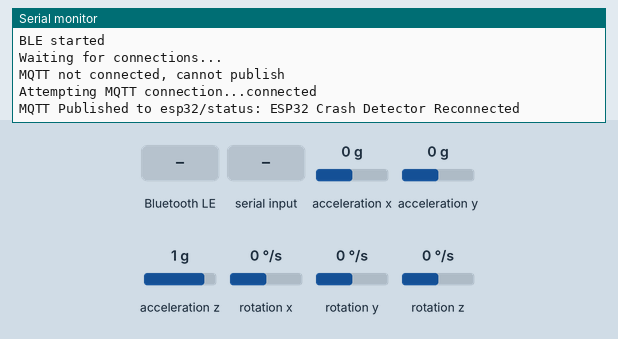
Recording of a sketch running on a simulated ESP32. On the bench: the last lines printed to the serial monitor. The inputs (shaded band) are chosen by the test bench; at power-on: acceleration x 0 g, acceleration y 0 g, acceleration z 1 g, rotation x 0 °/s, rotation y 0 °/s, rotation z 0 °/s. WiFi joins after 1.5 s; servers stay silent unless stated; random numbers use the default seed unless the sketch sets one; no MQTT or app messages arrive unless stated; nothing arrives over Bluetooth unless stated; a phone connects over Bluetooth LE 3 s after start.

Above: at 2.7 s.
2.8 s: Bluetooth LE write "GET_STATUS" received
At 3.5 s:
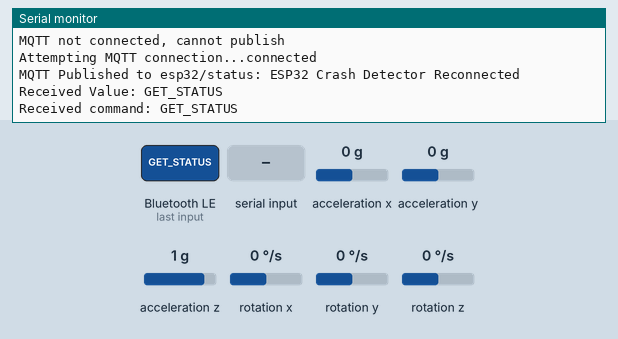
4.3 s: "SET_THRESHOLD:" received over the second serial link
At 5.7 s:
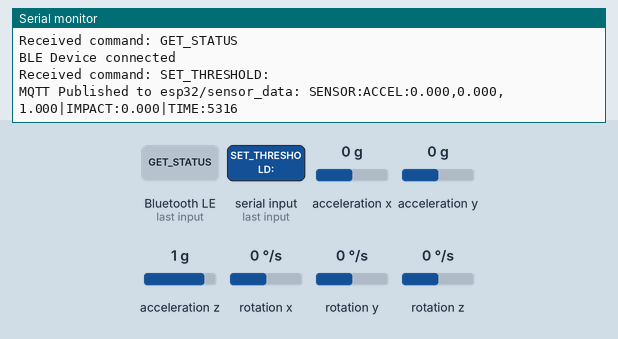
6.8 s: Bluetooth LE write "SET_THRESHOLD:" received
At 7.8 s:
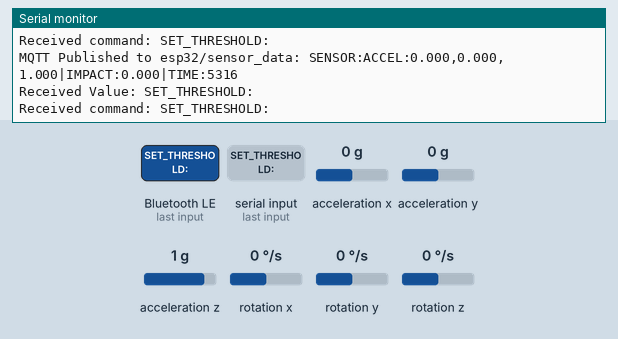
8.3 s: "CALIBRATE" received over the second serial link
At 10.3 s:
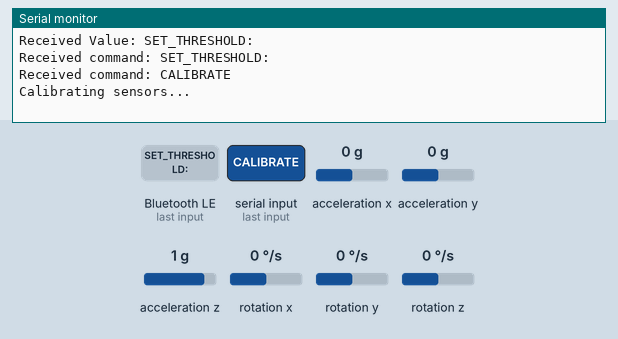
10.8 s: Bluetooth LE write "TEST_CRASH" received
At 12.0 s:
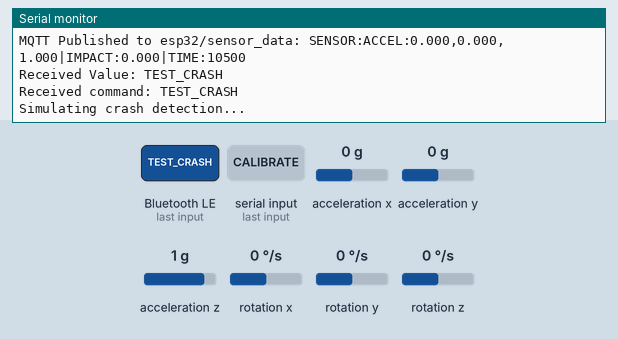
12.3 s: "90,45\n" received over the second serial link
At 14.8 s:
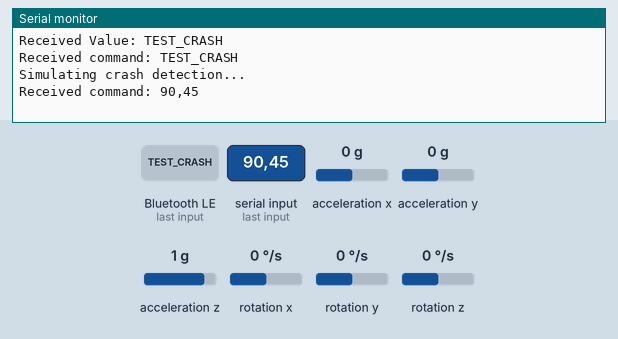

Measured:
- after the input at 2.8 s, the serial monitor: prints a new line at once (image 1)
- after the input at 4.3 s, the serial monitor: prints a new line after 1.0 s (image 2)
- after the input at 6.8 s, the serial monitor: prints a new line at once (image 3)
- after the input at 8.3 s, the serial monitor: prints a new line after 1.0 s (image 4)
- after the input at 10.8 s, the serial monitor: prints a new line at once (image 5)
- after the input at 12.3 s, the serial monitor: prints a new line after 1.0 s (image 6)

The sketch:

ESP32_BLE_TEST.ino
```cpp
/*
 * ESP32 Car Crash Detection System
 * Bluetooth Classic and BLE Communication with Android App
 * MQTT Integration for Local Testing
 *
 * Features:
 * - Bluetooth Classic for reliable communication
 * - BLE for low-power operation
 * - Accelerometer-based crash detection
 * - Sensor data transmission to Android app
 * - MQTT integration for local testing
 */

#include "BluetoothSerial.h"
#include "BLEDevice.h"
#include "BLEServer.h"
#include "BLEUtils.h"
#include "BLE2902.h"
#include "Wire.h"
#include "MPU6050.h"
#include <WiFi.h>
#include <PubSubClient.h>

// Check if Bluetooth is available
#if !defined(CONFIG_BT_ENABLED) || !defined(CONFIG_BLUEDROID_ENABLED)
#error Bluetooth is not enabled! Please run `make menuconfig` to enable it
#endif

// WiFi Configuration
const char* ssid = "YOUR_WIFI_SSID";  // Replace with your WiFi SSID
const char* password = "YOUR_WIFI_PASSWORD";  // Replace with your WiFi password

// MQTT Configuration
const char* mqtt_server = "192.168.1.100";  // Replace with your local Mosquitto broker IP
const int mqtt_port = 1883;
const char* mqtt_client_id = "ESP32_CrashDetector";
const char* mqtt_username = "";  // Leave empty if no authentication
const char* mqtt_password = "";  // Leave empty if no authentication

// MQTT Topics
const char* mqtt_topic_sensor = "esp32/sensor_data";
const char* mqtt_topic_crash = "esp32/crash_alert";
const char* mqtt_topic_status = "esp32/status";
const char* mqtt_topic_test = "esp32/test";

// WiFi and MQTT objects
WiFiClient espClient;
PubSubClient client(espClient);

// Forward declarations
void handleCommand(String command);
void readSensorData();
void detectCrash();
void transmitSensorData();
String createSensorDataString();
String createCrashAlert();
void calibrateSensors();
void setupWiFi();
void setupMQTT();
void reconnectMQTT();
void publishMQTTMessage(const char* topic, const char* message);

// Bluetooth Classic
BluetoothSerial SerialBT;

// BLE
BLEServer* pServer = NULL;
BLECharacteristic* pCharacteristic = NULL;
bool deviceConnected = false;
bool oldDeviceConnected = false;

// BLE Service and Characteristic UUIDs
#define SERVICE_UUID        "0000ffe0-0000-1000-8000-00805f9b34fb"
#define CHARACTERISTIC_UUID "0000ffe1-0000-1000-8000-00805f9b34fb"

// MPU6050 Accelerometer
MPU6050 mpu;

// Crash detection parameters
const float IMPACT_THRESHOLD = 5.0;  // Adjust based on testing
const int SAMPLE_RATE = 100;         // Hz
const int BUFFER_SIZE = 10;          // Number of samples to average

// Sensor data
float accelX, accelY, accelZ;
float impactForce = 0.0;
float accelBuffer[BUFFER_SIZE];
int bufferIndex = 0;

// Timing
unsigned long lastSensorRead = 0;
unsigned long lastDataTransmission = 0;
const unsigned long TRANSMISSION_INTERVAL = 100; // ms

// Device name
const char* DEVICE_NAME = "ESP32_CrashDetector";

// BLE Callback
class MyServerCallbacks: public BLEServerCallbacks {
    void onConnect(BLEServer* pServer) {
      deviceConnected = true;
      Serial.println("BLE Device connected");
    };

    void onDisconnect(BLEServer* pServer) {
      deviceConnected = false;
      Serial.println("BLE Device disconnected");
    }
};

// BLE Characteristic Callback
class MyCallbacks: public BLECharacteristicCallbacks {
    void onWrite(BLECharacteristic *pCharacteristic) {
      // Get the value and convert to Arduino String
      String rxValue = String(pCharacteristic->getValue().c_str());
      if (rxValue.length() > 0) {
        Serial.println("Received Value: " + rxValue);
        handleCommand(rxValue);
      }
    }
};

void setup() {
  Serial.begin(115200);
  Serial.println("ESP32 Car Crash Detection System Starting...");

  // Initialize MPU6050
  Wire.begin();
  mpu.initialize();

  if (mpu.testConnection()) {
    Serial.println("MPU6050 connection successful");
  } else {
    Serial.println("MPU6050 connection failed");
  }

  // Setup WiFi and MQTT
  setupWiFi();
  setupMQTT();

  // Initialize Bluetooth Classic
  SerialBT.begin(DEVICE_NAME);
  Serial.println("Bluetooth Classic started");
  Serial.println("Device name: " + String(DEVICE_NAME));

  // Initialize BLE
  BLEDevice::init(DEVICE_NAME);
  pServer = BLEDevice::createServer();
  pServer->setCallbacks(new MyServerCallbacks());

  BLEService *pService = pServer->createService(SERVICE_UUID);
  pCharacteristic = pService->createCharacteristic(
                      CHARACTERISTIC_UUID,
                      BLECharacteristic::PROPERTY_READ   |
                      BLECharacteristic::PROPERTY_WRITE  |
                      BLECharacteristic::PROPERTY_NOTIFY |
                      BLECharacteristic::PROPERTY_INDICATE
                    );

  pCharacteristic->setCallbacks(new MyCallbacks());
  pCharacteristic->addDescriptor(new BLE2902());

  pService->start();

  BLEAdvertising *pAdvertising = BLEDevice::getAdvertising();
  pAdvertising->addServiceUUID(SERVICE_UUID);
  pAdvertising->setScanResponse(false);
  pAdvertising->setMinPreferred(0x0);
  BLEDevice::startAdvertising();

  Serial.println("BLE started");
  Serial.println("Waiting for connections...");

  // Initialize sensor buffer
  for (int i = 0; i < BUFFER_SIZE; i++) {
    accelBuffer[i] = 0.0;
  }

  // Send initial status via MQTT
  publishMQTTMessage(mqtt_topic_status, "ESP32 Crash Detector Online");
}

void loop() {
  unsigned long currentTime = millis();

  // Maintain MQTT connection
  if (!client.connected()) {
    reconnectMQTT();
  }
  client.loop();

  // Read sensor data at specified rate
  if (currentTime - lastSensorRead >= (1000 / SAMPLE_RATE)) {
    readSensorData();
    detectCrash();
    lastSensorRead = currentTime;
  }

  // Transmit data to connected devices
  if (currentTime - lastDataTransmission >= TRANSMISSION_INTERVAL) {
    transmitSensorData();
    lastDataTransmission = currentTime;
  }

  // Handle BLE connections
  if (!deviceConnected && oldDeviceConnected) {
    delay(500); // Give the BLE stack the chance to get things ready
    pServer->startAdvertising(); // Restart advertising
    Serial.println("Start advertising");
    oldDeviceConnected = deviceConnected;
  }

  if (deviceConnected && !oldDeviceConnected) {
    oldDeviceConnected = deviceConnected;
  }

  // Handle Bluetooth Classic connections
  if (SerialBT.available()) {
    String command = SerialBT.readString();
    handleCommand(command);
  }

  delay(10); // Small delay to prevent watchdog issues
}

void readSensorData() {
  // Read accelerometer data
  int16_t ax, ay, az;
  mpu.getAcceleration(&ax, &ay, &az);

  // Convert to g-force (MPU6050 sensitivity is typically 16384 LSB/g)
  accelX = ax / 16384.0;
  accelY = ay / 16384.0;
  accelZ = az / 16384.0;

  // Calculate magnitude for impact detection
  float magnitude = sqrt(accelX * accelX + accelY * accelY + accelZ * accelZ);

  // Add to buffer for averaging
  accelBuffer[bufferIndex] = magnitude;
  bufferIndex = (bufferIndex + 1) % BUFFER_SIZE;

  // Calculate average magnitude
  float avgMagnitude = 0.0;
  for (int i = 0; i < BUFFER_SIZE; i++) {
    avgMagnitude += accelBuffer[i];
  }
  avgMagnitude /= BUFFER_SIZE;

  // Calculate impact force (deviation from 1g)
  impactForce = abs(avgMagnitude - 1.0);
}

void detectCrash() {
  if (impactForce > IMPACT_THRESHOLD) {
    Serial.println("CRASH DETECTED! Impact force: " + String(impactForce));

    // Send crash alert via both Bluetooth Classic and BLE
    String crashAlert = createCrashAlert();

    // Send via Bluetooth Classic
    if (SerialBT.hasClient()) {
      SerialBT.println(crashAlert);
    }

    // Send via BLE
    if (deviceConnected) {
      pCharacteristic->setValue(crashAlert.c_str());
      pCharacteristic->notify();
    }

    // Send via MQTT
    publishMQTTMessage(mqtt_topic_crash, crashAlert.c_str());

    // Flash LED or other indicator
    digitalWrite(2, HIGH);
    delay(100);
    digitalWrite(2, LOW);
  }
}

void transmitSensorData() {
  String sensorData = createSensorDataString();

  // Send via Bluetooth Classic
  if (SerialBT.hasClient()) {
    SerialBT.println(sensorData);
  }

  // Send via BLE
  if (deviceConnected) {
    pCharacteristic->setValue(sensorData.c_str());
    pCharacteristic->notify();
  }

  // Send via MQTT (less frequently to avoid flooding)
  static unsigned long lastMQTTSensorPublish = 0;
  if (millis() - lastMQTTSensorPublish >= 5000) { // Publish sensor data every 5 seconds
    publishMQTTMessage(mqtt_topic_sensor, sensorData.c_str());
    lastMQTTSensorPublish = millis();
  }
}

String createSensorDataString() {
  String data = "SENSOR:";
  data += "ACCEL:" + String(accelX, 3) + "," + String(accelY, 3) + "," + String(accelZ, 3);
  data += "|IMPACT:" + String(impactForce, 3);
  data += "|TIME:" + String(millis());
  return data;
}

String createCrashAlert() {
  String alert = "CRASH:";
  alert += "SEVERITY:" + String(impactForce > 10.0 ? "CRITICAL" : "HIGH");
  alert += "|IMPACT:" + String(impactForce, 3);
  alert += "|ACCEL:" + String(accelX, 3) + "," + String(accelY, 3) + "," + String(accelZ, 3);
  alert += "|TIME:" + String(millis());
  return alert;
}

void handleCommand(String command) {
  Serial.println("Received command: " + command);

  if (command.startsWith("GET_STATUS")) {
    String status = "STATUS:OK|IMPACT:" + String(impactForce, 3) + "|CONNECTED:true";
    SerialBT.println(status);
  }
  else if (command.startsWith("SET_THRESHOLD:")) {
    float newThreshold = command.substring(14).toFloat();
    if (newThreshold > 0) {
      SerialBT.println("THRESHOLD_SET:" + String(newThreshold));
    }
  }
  else if (command.startsWith("CALIBRATE")) {
    calibrateSensors();
    SerialBT.println("CALIBRATION_COMPLETE");
  }
  else if (command.startsWith("TEST_CRASH")) {
    Serial.println("Simulating crash detection...");
    detectCrash();
  }
  else if (command.startsWith("MQTT_TEST")) {
    Serial.println("Sending MQTT test message...");
    publishMQTTMessage(mqtt_topic_test, "Hello from ESP32! MQTT test successful!");
  }
}

void calibrateSensors() {
  Serial.println("Calibrating sensors...");

  // Reset buffer
  for (int i = 0; i < BUFFER_SIZE; i++) {
    accelBuffer[i] = 0.0;
  }
  bufferIndex = 0;

  // Take multiple readings to establish baseline
  for (int i = 0; i < 100; i++) {
    readSensorData();
    delay(10);
  }

  Serial.println("Calibration complete");
}

// MQTT Functions
void setupWiFi() {
  Serial.println("Connecting to WiFi...");
  WiFi.begin(ssid, password);

  while (WiFi.status() != WL_CONNECTED) {
    delay(500);
    Serial.print(".");
  }

  Serial.println("");
  Serial.println("WiFi connected");
  Serial.println("IP address: ");
  Serial.println(WiFi.localIP());
}

void setupMQTT() {
  client.setServer(mqtt_server, mqtt_port);
  Serial.println("MQTT client configured");
}

void reconnectMQTT() {
  // Loop until we're reconnected
  while (!client.connected()) {
    Serial.print("Attempting MQTT connection...");
    // Create a random client ID
    String clientId = String(mqtt_client_id) + "-" + String(random(0xffff), HEX);

    // Attempt to connect
    if (client.connect(clientId.c_str(), mqtt_username, mqtt_password)) {
      Serial.println("connected");
      // Once connected, publish an announcement...
      publishMQTTMessage(mqtt_topic_status, "ESP32 Crash Detector Reconnected");
    } else {
      Serial.print("failed, rc=");
      Serial.print(client.state());
      Serial.println(" try again in 5 seconds");
      // Wait 5 seconds before retrying
      delay(5000);
    }
  }
}

void publishMQTTMessage(const char* topic, const char* message) {
  if (client.connected()) {
    client.publish(topic, message);
    Serial.println("MQTT Published to " + String(topic) + ": " + String(message));
  } else {
    Serial.println("MQTT not connected, cannot publish");
  }
}
```
